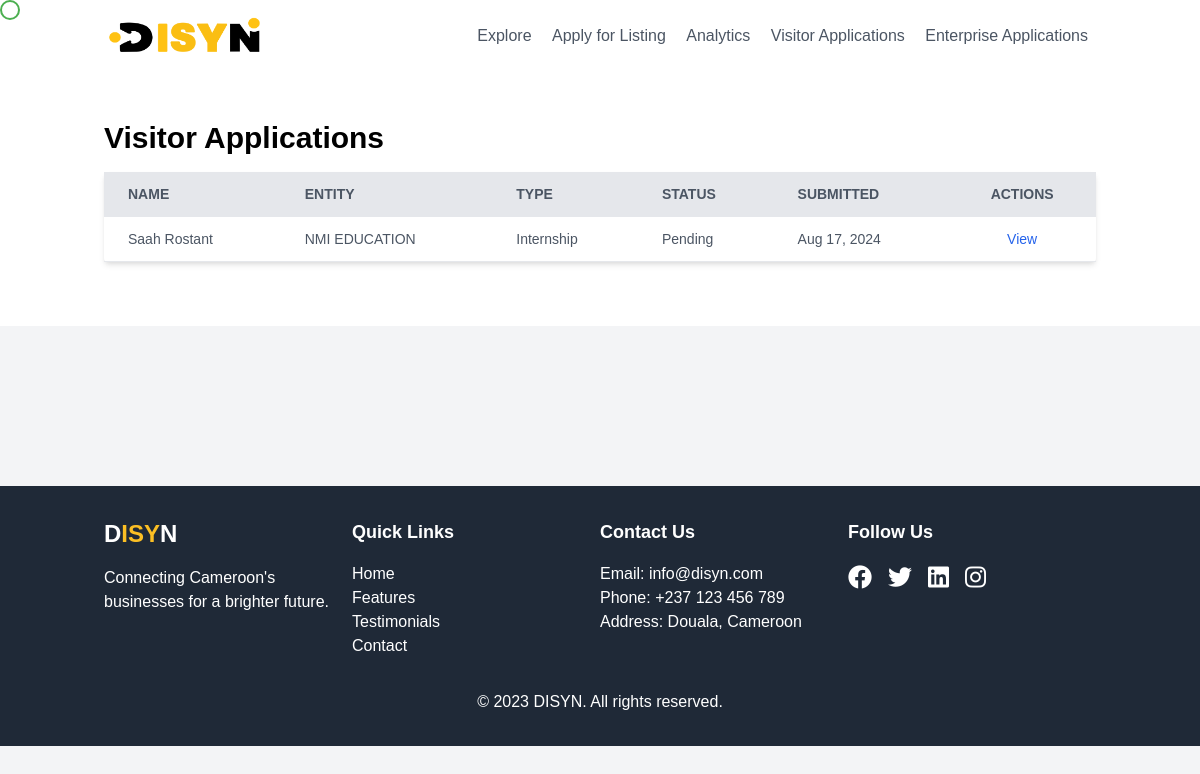
Before: /visitor-applications/ (signed in) with the older database file.
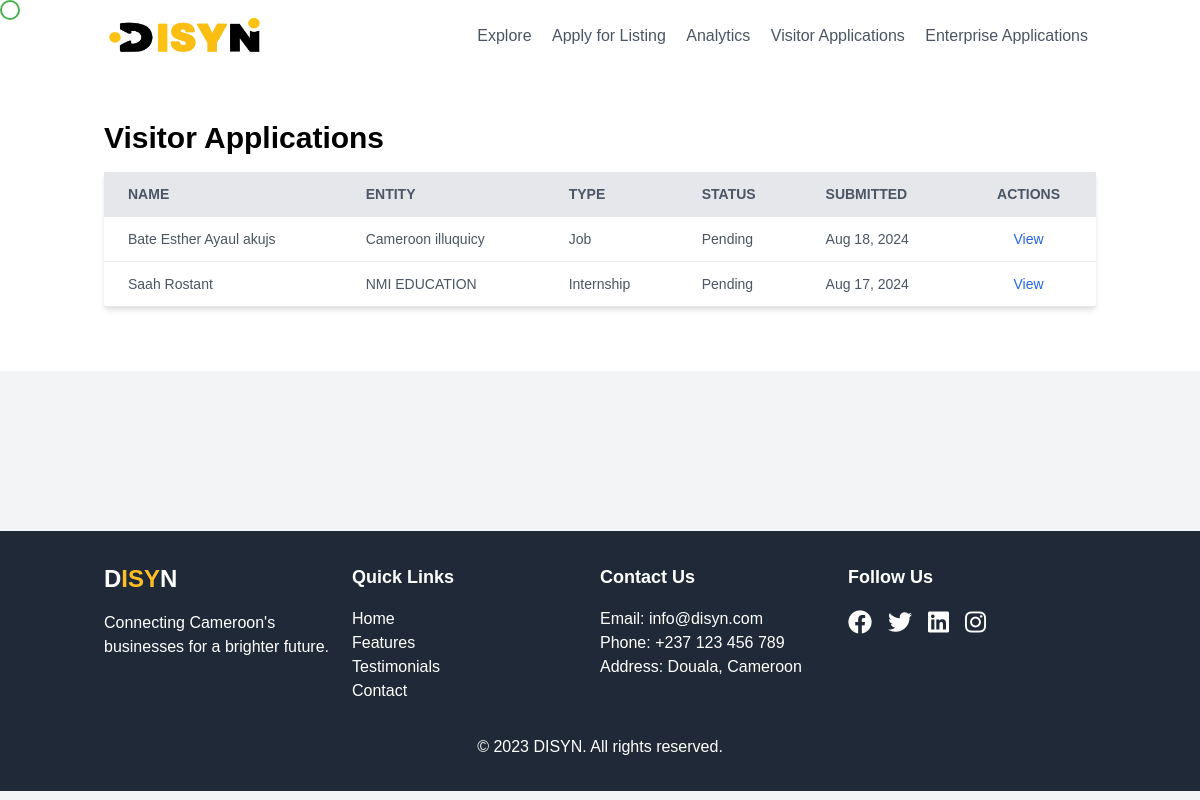
After: the same page with the newer database file.
### entities/models.py (models this page shows, shortened)
class VisitorApplication(models.Model):
    APPLICATION_TYPES = (
        ('visit', 'Visit'),
        ('internship', 'Internship'),
        ('job', 'Job'),
    )
    STATUS_CHOICES = (
        ('pending', 'Pending'),
        ('approved', 'Approved'),
        ('rejected', 'Rejected'),
    )
    entity = models.ForeignKey(Entity, on_delete=models.CASCADE, related_name='visitor_applications')
    name = models.CharField(max_length=100)
    email = models.EmailField()
    phone = models.CharField(max_length=20)
    application_type = models.CharField(max_length=10, choices=APPLICATION_TYPES)
    message = models.TextField()
    cv = models.FileField(upload_to='visitor_cvs/', blank=True, null=True)
    status = models.CharField(max_length=10, choices=STATUS_CHOICES, default='pending')
    created_at = models.DateTimeField(auto_now_add=True)
    updated_at = models.DateTimeField(auto_now=True)

class Entity(models.Model):
    name = models.CharField(max_length=200)
    entity_type = models.ForeignKey(EntityType, on_delete=models.PROTECT, related_name='entities')
    description = models.TextField()
    image = models.ImageField(upload_to='entity_images/', null=True, blank=True)
    location = models.CharField(max_length=200)
    email = models.EmailField()
    phone = models.CharField(max_length=20)
    director_name = models.CharField(max_length=100, blank=True)
    website = models.URLField(blank=True)
    upvotes = models.IntegerField(default=0)
    view_count = models.PositiveIntegerField(default=0)
    created_at = models.DateTimeField(auto_now_add=True)
    updated_at = models.DateTimeField(auto_now=True)
    created_from_application = models.BooleanField(default=False)

### entities/views.py (the view)
# urls.py: path('visitor-applications/', views.visitor_applications_list, name='visitor_applications_list'),
@staff_member_required
def visitor_applications_list(request):
    applications = VisitorApplication.objects.all().order_by('-created_at')
    return render(request, 'entities/visitor_applications_list.html', {'applications': applications})

### entities/templates/entities/visitor_applications_list.html (shortened to what this page needs)
{% extends 'entities/base.html' %}
{% block content %}
<div class="container mx-auto px-4 py-8">
    <h1 class="text-3xl font-bold mb-4">Visitor Applications</h1>
    <table class="w-full bg-white shadow-md rounded mb-4">
        <thead>
            <tr class="bg-gray-200 text-gray-600 uppercase text-sm leading-normal">
                <th class="py-3 px-6 text-left">Name</th>
                <th class="py-3 px-6 text-left">Entity</th>
                <th class="py-3 px-6 text-left">Type</th>
                <th class="py-3 px-6 text-left">Status</th>
                <th class="py-3 px-6 text-left">Submitted</th>
                <th class="py-3 px-6 text-center">Actions</th>
            </tr>
        </thead>
        <tbody class="text-gray-600 text-sm font-light">
            {% for application in applications %}
                <tr class="border-b border-gray-200 hover:bg-gray-100">
                    <td class="py-3 px-6 text-left whitespace-nowrap">{{ application.name }}</td>
                    <td class="py-3 px-6 text-left">{{ application.entity.name }}</td>
                    <td class="py-3 px-6 text-left">{{ application.get_application_type_display }}</td>
                    <td class="py-3 px-6 text-left">{{ application.get_status_display }}</td>
                    <td class="py-3 px-6 text-left">{{ application.created_at|date:"M d, Y" }}</td>
                    <td class="py-3 px-6 text-center">
                        <a href="{% url 'visitor_application_detail' application.pk %}" class="text-blue-600 hover:text-blue-900">View</a>
                    </td>
                </tr>
            {% empty %}
                <tr>
                    <td colspan="6" class="py-3 px-6 text-center">No applications found.</td>
                </tr>
            {% endfor %}
        </tbody>
    </table>
</div>
{% endblock %}

Changed rows visible on the page:
added VisitorApplication: name "Bate Esther Ayaul akujs", entity.name "Cameroon illuquicy", application_type "Job", status "Pending", created_at "Aug 18, 2024"
